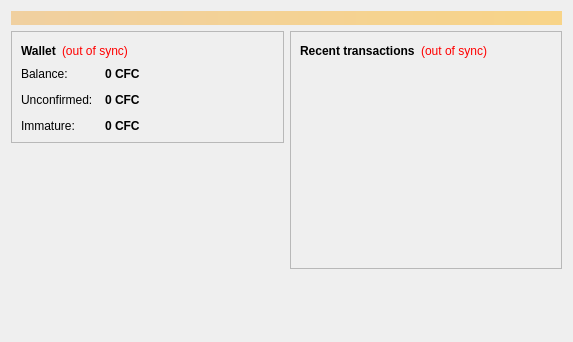
<?xml version="1.0" encoding="UTF-8"?>
<ui version="4.0">
 <class>OverviewPage</class>
 <widget class="QWidget" name="OverviewPage">
  <property name="geometry">
   <rect>
    <x>0</x>
    <y>0</y>
    <width>573</width>
    <height>342</height>
   </rect>
  </property>
  <property name="windowTitle">
   <string>Form</string>
  </property>
  <layout class="QVBoxLayout" name="topLayout">
   <item>
    <widget class="QLabel" name="labelAlerts">
     <property name="visible">
      <bool>false</bool>
     </property>
     <property name="styleSheet">
      <string notr="true">background-color: qlineargradient(x1: 0, y1: 0, x2: 1, y2: 0, stop:0 #F0D0A0, stop:1 #F8D488); color:#000000;</string>
     </property>
     <property name="wordWrap">
      <bool>true</bool>
     </property>
     <property name="margin">
      <number>3</number>
     </property>
    </widget>
   </item>
   <item>
    <layout class="QHBoxLayout" name="horizontalLayout" stretch="1,1">
     <item>
      <layout class="QVBoxLayout" name="verticalLayout_2">
       <item>
        <widget class="QFrame" name="frame">
         <property name="frameShape">
          <enum>QFrame::StyledPanel</enum>
         </property>
         <property name="frameShadow">
          <enum>QFrame::Raised</enum>
         </property>
         <layout class="QVBoxLayout" name="verticalLayout_4">
          <item>
           <layout class="QHBoxLayout" name="horizontalLayout_4">
            <item>
             <widget class="QLabel" name="label_5">
              <property name="font">
               <font>
                <weight>75</weight>
                <bold>true</bold>
               </font>
              </property>
              <property name="text">
               <string>Wallet</string>
              </property>
             </widget>
            </item>
            <item>
             <widget class="QLabel" name="labelWalletStatus">
              <property name="toolTip">
               <string>The displayed information may be out of date. Your wallet automatically synchronizes with the Cafecoin network after a connection is established, but this process has not completed yet.</string>
              </property>
              <property name="styleSheet">
               <string notr="true">QLabel { color: red; }</string>
              </property>
              <property name="text">
               <string notr="true">(out of sync)</string>
              </property>
              <property name="alignment">
               <set>Qt::AlignLeading|Qt::AlignLeft|Qt::AlignVCenter</set>
              </property>
             </widget>
            </item>
            <item>
             <spacer name="horizontalSpacer_2">
              <property name="orientation">
               <enum>Qt::Horizontal</enum>
              </property>
              <property name="sizeHint" stdset="0">
               <size>
                <width>40</width>
                <height>20</height>
               </size>
              </property>
             </spacer>
            </item>
           </layout>
          </item>
          <item>
           <layout class="QFormLayout" name="formLayout_2">
            <property name="fieldGrowthPolicy">
             <enum>QFormLayout::AllNonFixedFieldsGrow</enum>
            </property>
            <property name="horizontalSpacing">
             <number>12</number>
            </property>
            <property name="verticalSpacing">
             <number>12</number>
            </property>
            <item row="0" column="0">
             <widget class="QLabel" name="label">
              <property name="text">
               <string>Balance:</string>
              </property>
             </widget>
            </item>
            <item row="0" column="1">
             <widget class="QLabel" name="labelBalance">
              <property name="font">
               <font>
                <weight>75</weight>
                <bold>true</bold>
               </font>
              </property>
              <property name="cursor">
               <cursorShape>IBeamCursor</cursorShape>
              </property>
              <property name="toolTip">
               <string>Your current balance</string>
              </property>
              <property name="text">
               <string notr="true">0 CFC</string>
              </property>
              <property name="textInteractionFlags">
               <set>Qt::LinksAccessibleByMouse|Qt::TextSelectableByKeyboard|Qt::TextSelectableByMouse</set>
              </property>
             </widget>
            </item>
            <item row="1" column="0">
             <widget class="QLabel" name="label_3">
              <property name="text">
               <string>Unconfirmed:</string>
              </property>
             </widget>
            </item>
            <item row="1" column="1">
             <widget class="QLabel" name="labelUnconfirmed">
              <property name="font">
               <font>
                <weight>75</weight>
                <bold>true</bold>
               </font>
              </property>
              <property name="cursor">
               <cursorShape>IBeamCursor</cursorShape>
              </property>
              <property name="toolTip">
               <string>Total of transactions that have yet to be confirmed, and do not yet count toward the current balance</string>
              </property>
              <property name="text">
               <string notr="true">0 CFC</string>
              </property>
              <property name="textInteractionFlags">
               <set>Qt::LinksAccessibleByMouse|Qt::TextSelectableByKeyboard|Qt::TextSelectableByMouse</set>
              </property>
             </widget>
            </item>
            <item row="2" column="0">
             <widget class="QLabel" name="labelImmatureText">
              <property name="text">
               <string>Immature:</string>
              </property>
             </widget>
            </item>
            <item row="2" column="1">
             <widget class="QLabel" name="labelImmature">
              <property name="font">
               <font>
                <weight>75</weight>
                <bold>true</bold>
               </font>
              </property>
              <property name="toolTip">
               <string>Mined balance that has not yet matured</string>
              </property>
              <property name="text">
               <string notr="true">0 CFC</string>
              </property>
              <property name="textInteractionFlags">
               <set>Qt::LinksAccessibleByMouse|Qt::TextSelectableByKeyboard|Qt::TextSelectableByMouse</set>
              </property>
             </widget>
            </item>
           </layout>
          </item>
         </layout>
        </widget>
       </item>
       <item>
        <spacer name="verticalSpacer">
         <property name="orientation">
          <enum>Qt::Vertical</enum>
         </property>
         <property name="sizeHint" stdset="0">
          <size>
           <width>20</width>
           <height>40</height>
          </size>
         </property>
        </spacer>
       </item>
      </layout>
     </item>
     <item>
      <layout class="QVBoxLayout" name="verticalLayout_3">
       <item>
        <widget class="QFrame" name="frame_2">
         <property name="frameShape">
          <enum>QFrame::StyledPanel</enum>
         </property>
         <property name="frameShadow">
          <enum>QFrame::Raised</enum>
         </property>
         <layout class="QVBoxLayout" name="verticalLayout">
          <item>
           <layout class="QHBoxLayout" name="horizontalLayout_2">
            <item>
             <widget class="QLabel" name="label_4">
              <property name="text">
               <string>&lt;b&gt;Recent transactions&lt;/b&gt;</string>
              </property>
             </widget>
            </item>
            <item>
             <widget class="QLabel" name="labelTransactionsStatus">
              <property name="toolTip">
               <string>The displayed information may be out of date. Your wallet automatically synchronizes with the Cafecoin network after a connection is established, but this process has not completed yet.</string>
              </property>
              <property name="styleSheet">
               <string notr="true">QLabel { color: red; }</string>
              </property>
              <property name="text">
               <string notr="true">(out of sync)</string>
              </property>
              <property name="alignment">
               <set>Qt::AlignRight|Qt::AlignTrailing|Qt::AlignVCenter</set>
              </property>
             </widget>
            </item>
            <item>
             <spacer name="horizontalSpacer">
              <property name="orientation">
               <enum>Qt::Horizontal</enum>
              </property>
              <property name="sizeHint" stdset="0">
               <size>
                <width>40</width>
                <height>20</height>
               </size>
              </property>
             </spacer>
            </item>
           </layout>
          </item>
          <item>
           <widget class="QListView" name="listTransactions">
            <property name="styleSheet">
             <string notr="true">QListView { background: transparent; }</string>
            </property>
            <property name="frameShape">
             <enum>QFrame::NoFrame</enum>
            </property>
            <property name="verticalScrollBarPolicy">
             <enum>Qt::ScrollBarAlwaysOff</enum>
            </property>
            <property name="horizontalScrollBarPolicy">
             <enum>Qt::ScrollBarAlwaysOff</enum>
            </property>
            <property name="selectionMode">
             <enum>QAbstractItemView::NoSelection</enum>
            </property>
           </widget>
          </item>
         </layout>
        </widget>
       </item>
       <item>
        <spacer name="verticalSpacer_2">
         <property name="orientation">
          <enum>Qt::Vertical</enum>
         </property>
         <property name="sizeHint" stdset="0">
          <size>
           <width>20</width>
           <height>40</height>
          </size>
         </property>
        </spacer>
       </item>
      </layout>
     </item>
    </layout>
   </item>
  </layout>
 </widget>
 <resources/>
 <connections/>
</ui>
